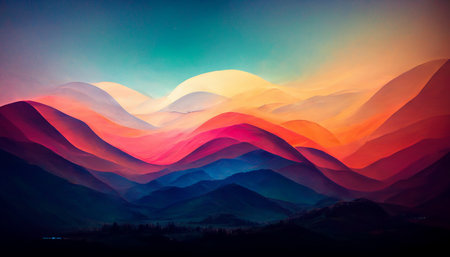
#> input picture Py01/ex05/landscape.jpg, 450 x 257 px
$ python tester.py
#> lines starting #> are read from the running program, lines starting #| are printed output that depends on the picture
### Py01/ex05/load_image.py
from PIL import Image
import numpy

def ft_load(path: str) -> numpy.array :

#> called with path = 'landscape.jpg'
    try :
        img = Image.open(path)
#> img is the input picture: PIL image 450x257 RGB; mean R, G, B 98.7, 79.1, 89.1
    except Exception as e :
        print(f"error : {e}")
        return None
    print(f"The shape of image is: {img.size[::-1]+(3,)}")
#| The shape of image is: (257, 450, 3)
#> (printed output is left out)
    img = img.convert('RGB')
    pixels = numpy.array(img)
    return pixels

### Py01/ex05/pimp_image.py
import matplotlib.pyplot as plt

def ft_invert(array):
    """
    Inverts the color of the image received.

    """
    inverted = []
    for row in array :
        new_row = []
        for pixel in row :
            r, g, b = pixel
            new_pixel = [255 - r, 255 - g, 255 - b]
            new_row.append(new_pixel)
        inverted.append(new_row)
#> after the loop, inverted = 257 items

    plt.imshow(inverted)
    plt.title("Inverted Image")
    plt.xlabel("X axis")
    plt.ylabel("Y axis")
    plt.show()
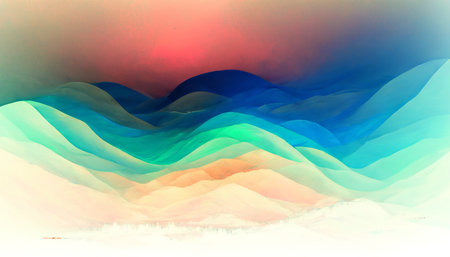
#> shown: shape (257, 450, 3); mean R, G, B 156.3, 175.9, 165.9
    return inverted


def ft_red(array):
    """
    Applies a red filter by keeping only the red channel and zeroing others.

    """
    red = []
    for row in array :
        new_row = []
        for pixel in row :
            r, g, b = pixel
            new_pixel = [r, 0, 0]
            new_row.append(new_pixel)
        red.append(new_row)
#> after the loop, red = 257 items

    plt.imshow(red)
    plt.title("Red Image")
    plt.xlabel("X axis")
    plt.ylabel("Y axis")
    plt.show()
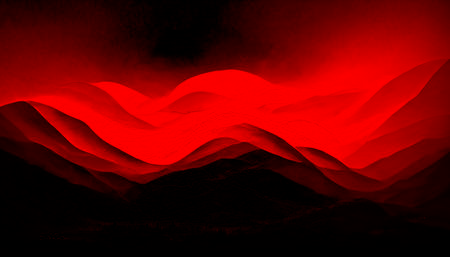
#> shown: shape (257, 450, 3); mean R, G, B 98.7, 0, 0
    return red


def ft_green(array):
    """
    Applies a green filter by keeping only the green channel and zeroing others.

    """
    green = []
    for row in array :
        new_row = []
        for pixel in row :
            r, g, b = pixel
            new_pixel = [0, g, 0]
            new_row.append(new_pixel)
        green.append(new_row)
#> after the loop, green = 257 items

    plt.imshow(green)
    plt.title("Green Image")
    plt.xlabel("X axis")
    plt.ylabel("Y axis")
    plt.show()
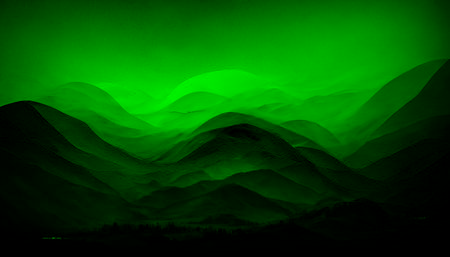
#> shown: shape (257, 450, 3); mean R, G, B 0, 79.1, 0
    return green


def ft_blue(array):
    """
    Applies a blue filter by keeping only the blue channel and zeroing others.

    """
    blue = []
    for row in array :
        new_row = []
        for pixel in row :
            r, g, b = pixel
            new_pixel = [0, 0, b]
            new_row.append(new_pixel)
        blue.append(new_row)
#> after the loop, blue = 257 items

    plt.imshow(blue)
    plt.title("Blue Image")
    plt.xlabel("X axis")
    plt.ylabel("Y axis")
    plt.show()
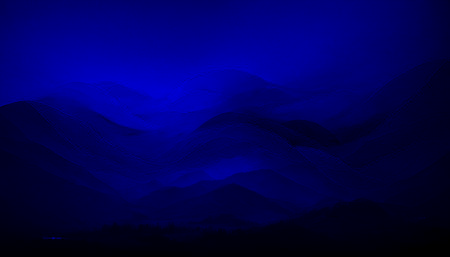
#> shown: shape (257, 450, 3); mean R, G, B 0, 0, 89.1
    return blue


def ft_grey(array):
    """
    Converts the image to greyscale by averaging RGB values equally.

    """
    grey = []
    for row in array :
        new_row = []
        for pixel in row :
            r, g, b = pixel
            g = r // 3
            new_pixel = [g, g, g]
            new_row.append(new_pixel)
        grey.append(new_row)
#> after the loop, grey = 257 items

    plt.imshow(grey)
    plt.title("Grey Image")
    plt.xlabel("X axis")
    plt.ylabel("Y axis")
    plt.show()
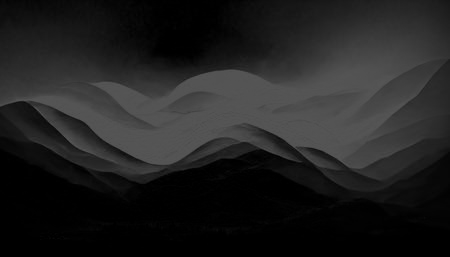
#> shown: shape (257, 450, 3); min 0, max 85, mean 32.6
    return grey

### Py01/ex05/tester.py
from load_image import ft_load
from pimp_image import *
...
array = ft_load("landscape.jpg")
print(array)

ft_invert(array)
ft_red(array)
ft_green(array)
ft_blue(array)
ft_grey(array)

print(ft_invert.__doc__)
